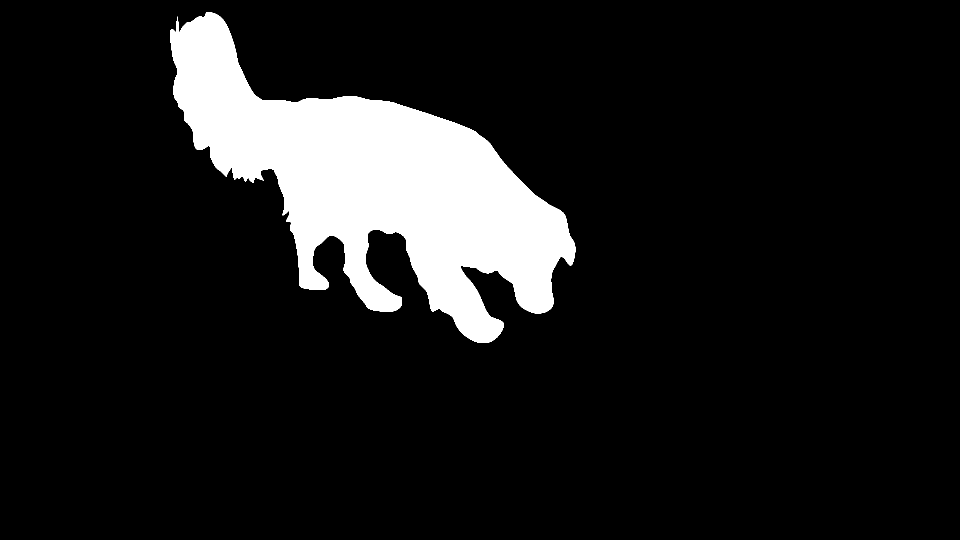
#> input picture alberto/deepposekit-data/datasets/dog/dog_samples/gray.png, 1920 x 1080 px (shown at 1/2 size); its folder holds only this picture in this run
$ python annotation_set.py
#> lines starting #> are read from the running program, lines starting #| are printed output that depends on the picture; after the words box and inside, x2 and y2 are one past the last pixel; in counts of white or black regions, pixels touching at a corner belong together
import glob

import cv2
import matplotlib.pyplot as plt
import numpy as np
import tqdm

from deepposekit.io import DataGenerator, initialize_dataset

HOME = 'C:/Users/Alberto Ursino/Desktop/IntellIj Local Files/DeepPoseKit/alberto'
IMAGE_SIZE = (512, 256)
TYPE = 'dog'

# This class loads and samples images from a video, defines a keypoint skeleton, and saves the data to a file for labelling with keypoints.

def main():
    # [16 lines of commented-out code are left out]

    sampled_frames = []
    count = 0
    for image_file in tqdm.tqdm(glob.glob(HOME+'/deepposekit-data/datasets/dog/images/dog_samples/*.png')):
        count += 1
        img = cv2.imread(image_file)
#> img is the input picture: shape (1080, 1920, 3); values 0 (black) and 38 (white), 10.7% white; 1 white region, box (x1, y1, x2, y2) and area: (340, 24, 1151, 686) 222401
        img = cv2.resize(img, IMAGE_SIZE)
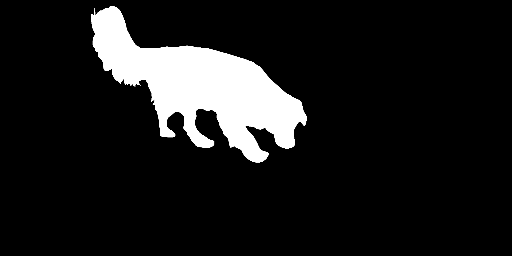
#> img: shape (256, 512, 3); min 0, max 38, mean 4.1; drawn with min black and max white
        # img = cv2.cvtColor(img, cv2.COLOR_BGR2GRAY)
        sampled_frames.append(img)
    img_channel = sampled_frames[0].shape[2]
#> img_channel = 3

    sampled_frames = np.concatenate(sampled_frames)
    sampled_frames = np.reshape(sampled_frames, (count, IMAGE_SIZE[1], IMAGE_SIZE[0], img_channel))
    var = sampled_frames.shape
#> var = (1, 256, 512, 3)
    print(var)
#| (1, 256, 512, 3)


    # [7 lines of commented-out code are left out]

    initialize_dataset(images=sampled_frames,
                       datapath=HOME + '/deepposekit-data/datasets/{}/annotation_set_{}_{}.h5'.format(TYPE,
                                                                                                      IMAGE_SIZE[0],
                                                                                                      IMAGE_SIZE[1]),
                       skeleton=HOME + '/deepposekit-data/datasets/{}/dog_skeleton.csv'.format(TYPE))
#> (this line was passed over: deepposekit is not available in this run)

    data_generator = DataGenerator(
        HOME + '/deepposekit-data/datasets/{}/annotation_set_{}_{}.h5'.format(TYPE, IMAGE_SIZE[0], IMAGE_SIZE[1]),
        mode="full")

    image, keypoints = data_generator[0]

    plt.figure(figsize=(5, 5))
    image = image[0] if image.shape[-1] is 3 else image[0, ..., 0]
    cmap = None if image.shape[-1] is 3 else 'gray'
    plt.imshow(image, cmap=cmap, interpolation='none')
    for idx, jdx in enumerate(data_generator.graph):
        if jdx > -1:
            plt.plot(
                [keypoints[0, idx, 0], keypoints[0, jdx, 0]],
                [keypoints[0, idx, 1], keypoints[0, jdx, 1]],
                'r-'
            )
    plt.scatter(keypoints[0, :, 0], keypoints[0, :, 1], c=np.arange(data_generator.keypoints_shape[0]), s=50,
                cmap=plt.cm.hsv, zorder=3)
    plt.show()


if __name__ == '__main__':
    main()
#> (the call stopped at in main, `data_generator = DataGenerator( HOME + '/deepposekit-data/datasets/{}/..`: deepposekit is not available in this run)
